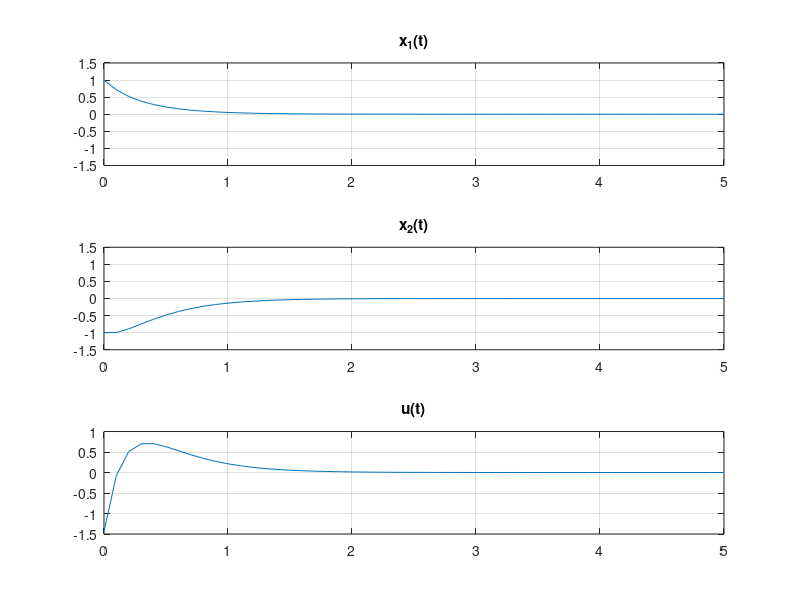

The MATLAB script that drew this image:
%%%%%%%%%%%%%%%%%%%%%%%%%%%%%%%%%%%%%%%%%%
%              RT2 Assistenz
%             Nicolas Lanzetti
%               21.04.2016
%%%%%%%%%%%%%%%%%%%%%%%%%%%%%%%%%%%%%%%%%%

close all
clear all
clc

% System 
A = [1 3; 4 2];
B = [1; 2];
C = eye(2);
D = 0;

% Choose Q and R
Q = 10*[10 0; 0 1];
R = 10;

% Compute LQR
K = lqr(A,B,Q,R);

% Declare closed loop system
sys = ss(A-B*K,B,C,D);

% Simulation
t = 0:0.1:5;
r = zeros(size(t));
x = lsim(sys,r,t,[1 -1])';
u = -K*x;

% Plot
figure(1)
ax(1) = subplot(3,1,1);
plot(t,x(1,:))
grid on
ylim([-1.5,1.5])
title('x_1(t)')
ax(2) = subplot(3,1,2);
plot(t,x(2,:))
grid on
ylim([-1.5,1.5])
title('x_2(t)')
ax(3) = subplot(3,1,3);
plot(t,u)
grid on
title('u(t)')

linkaxes(ax,'x')